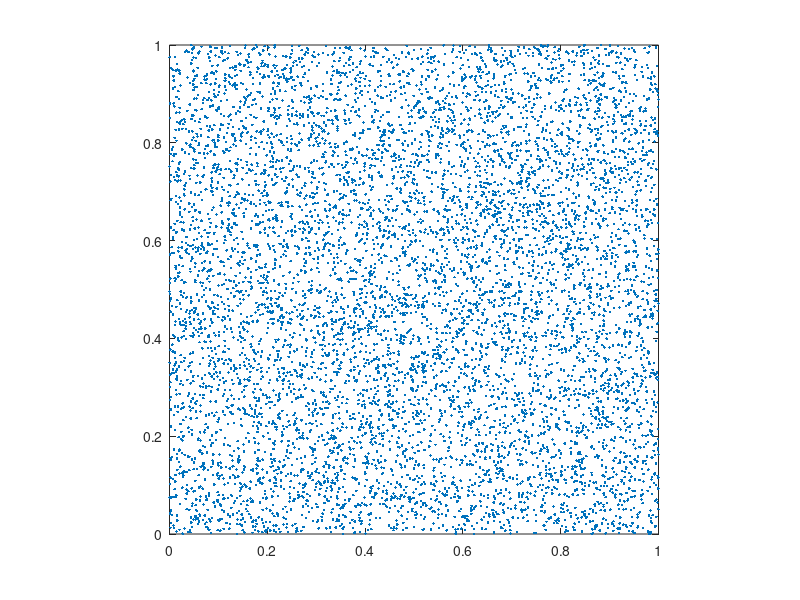

Recreate this plot in MATLAB. (Note: this script raises an error after producing the figure.)
%% Basic Settings.
clear;
close all;
warning off;

p = 6;

min_points = 256;
tol_hss = 1e-4;

tol_cg = 1e-12;
maxit_cg = 20;

%% Generate points x and omega.
n = 2^p;
nx = n;
ny = n;
N = nx * ny;
M = 2 * N;

xy = rand(M, 2);

fprintf("M: %d, N: %d\n", M, N);

figure();
plot(xy(:, 1), xy(:, 2), "Marker", ".", "LineStyle", "none");
axis equal;
xlim([0, 1]);
ylim([0, 1]);

%% NUDFT2_Matrix.
% A = NUDFT2_2D_Matrix(x, nx, ny);
% kappa_A = cond(A);
% fprintf("cond(A): %.1e\n", kappa_A);

%% NUDFT2.
P = phantom('Modified Shepp-Logan', n);
c_ex = reshape(P, N, []);
f_ex = MY_NUFFT2_2D(c_ex, xy, nx, ny);

run_INUDFT2_2D(...
    xy, n, ...
    min_points, tol_hss, ...
    tol_cg, maxit_cg, ...
    c_ex, f_ex);
